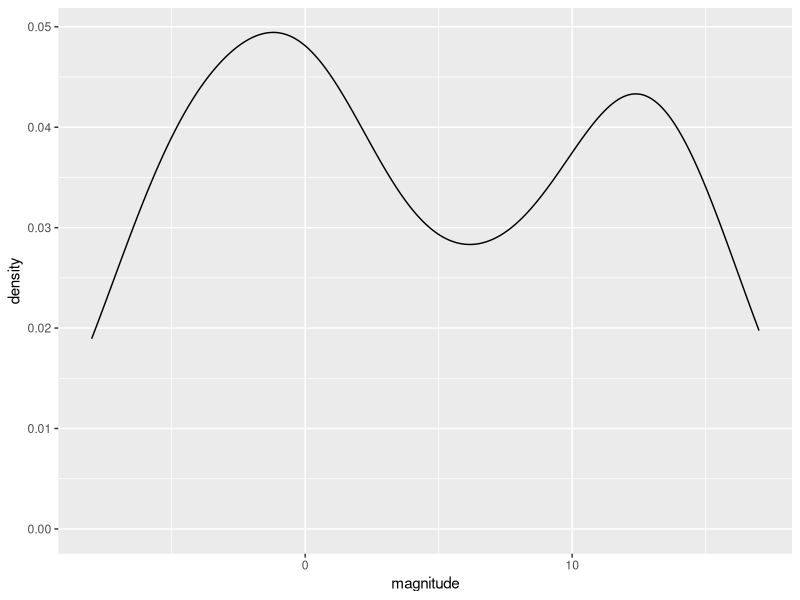
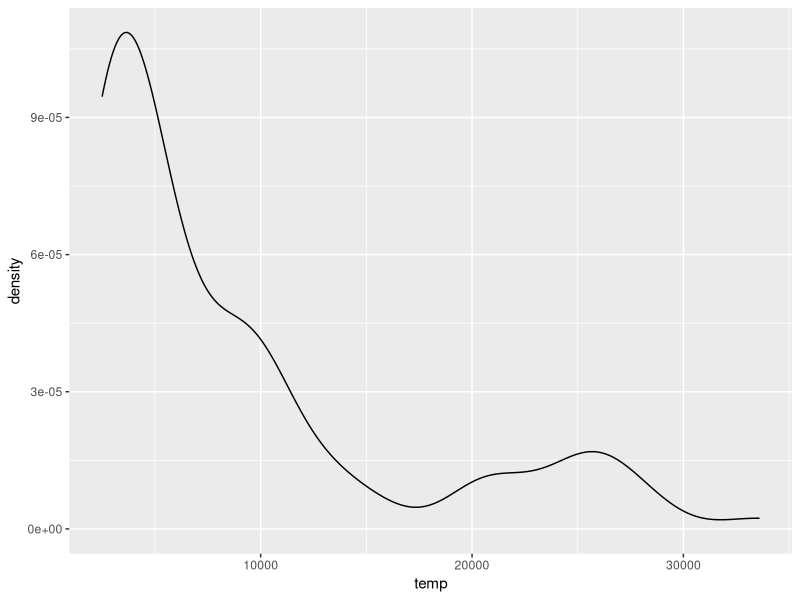
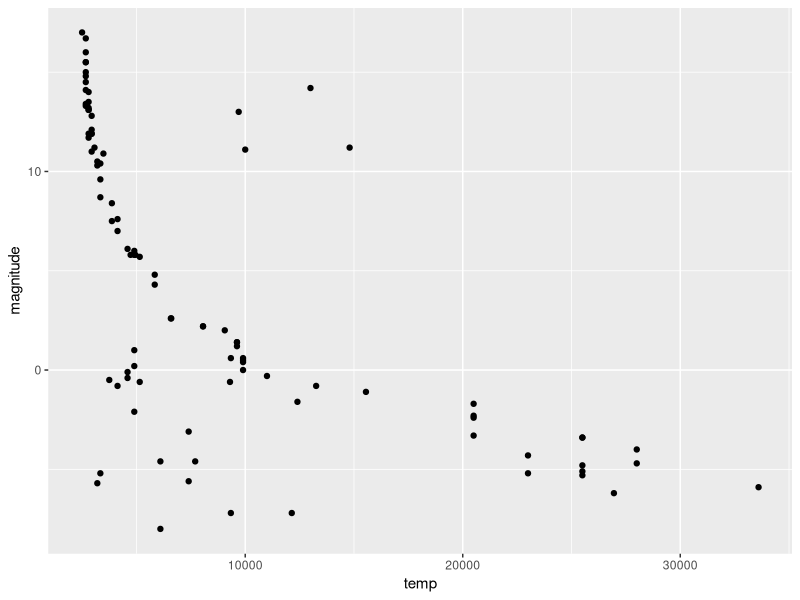
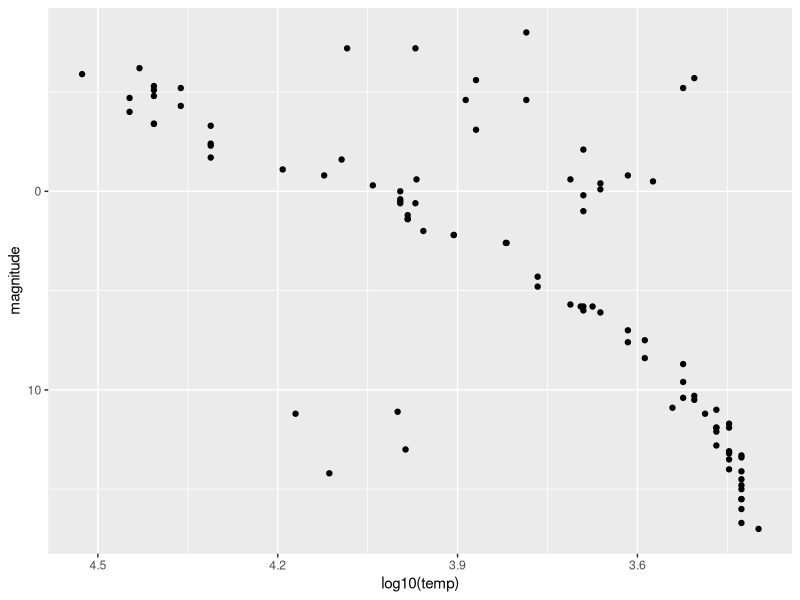
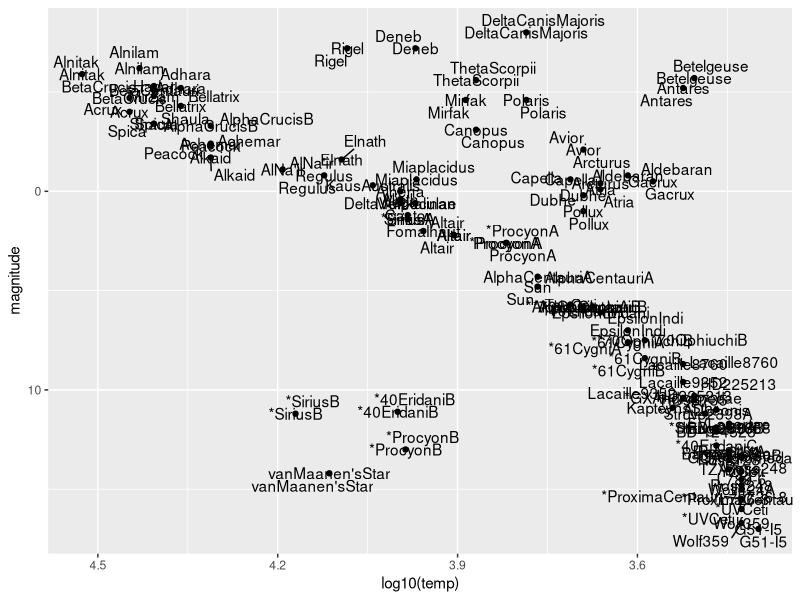
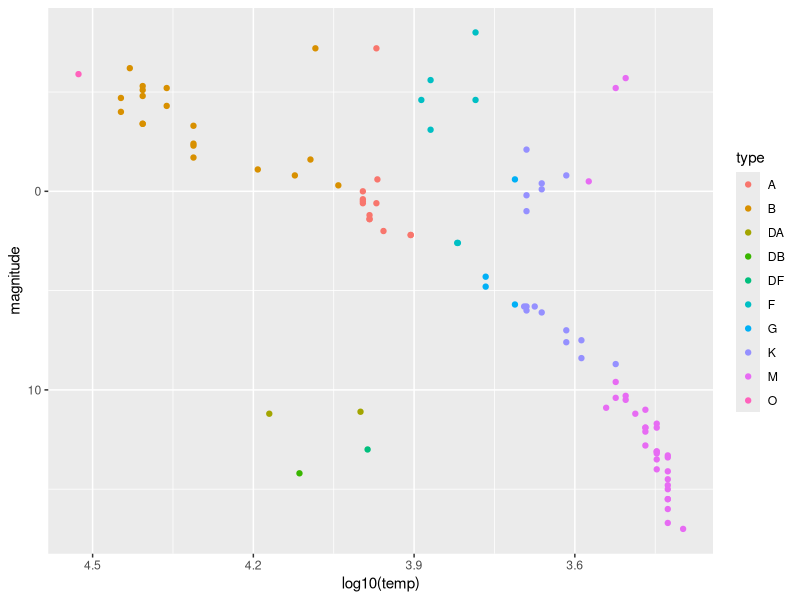
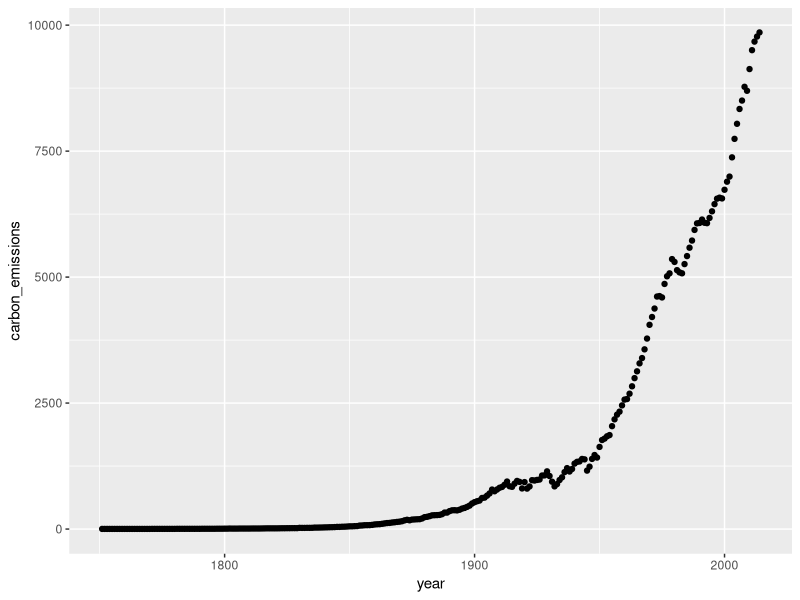
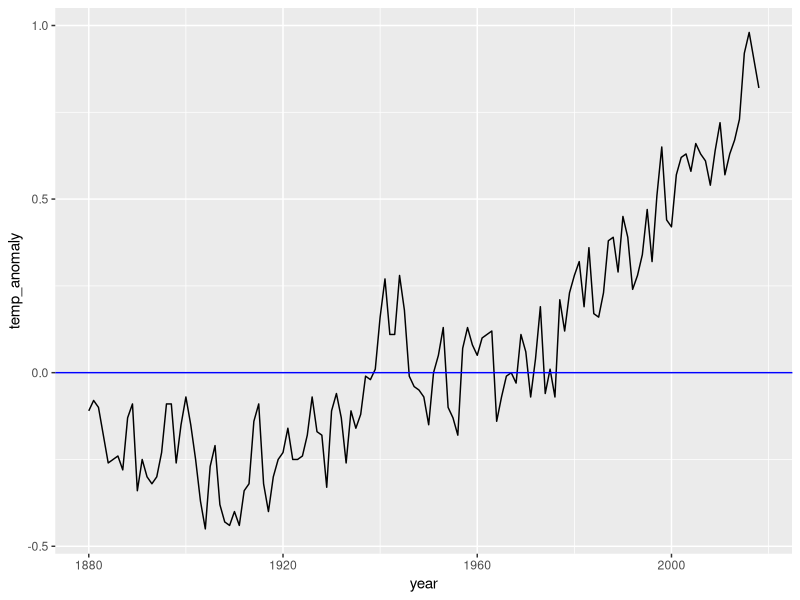

Recreate these plots in R, in order.
## ---- chunk 1
knitr::opts_chunk$set(echo = TRUE)
## ---- chunk 2
library(dslabs)
data(murders)
head(murders)
## ---- chunk 3
data(heights)
names(heights)
## ---- chunk 4
head(heights)
## ---- chunk 5
x <- heights$height
length(unique(x))
## ---- chunk 6
x <- heights$height
tab <- table(x)
## ---- chunk 7
tab <- table(heights$height)
sum(tab==1)
## ---- chunk 8
# make a table of category proportions
prop.table(table(heights$sex))
## ---- chunk 9
# define x as vector of male heights
library(tidyverse)
index <- heights$sex=="Male"
x <- heights$height[index]

# calculate the mean and standard deviation manually
average <- sum(x)/length(x)
SD <- sqrt(sum((x - average)^2)/length(x))

# built-in mean and sd functions - note that the audio and printed values disagree
average <- mean(x)
SD <- sd(x)
c(average = average, SD = SD)

# calculate standard units
z <- scale(x)

# calculate proportion of values within 2 SD of mean
mean(abs(z) < 2)
## ---- chunk 10
x <- heights$height[heights$sex == "Male"]
mean(x > 69 & x <= 72)
## ---- chunk 11
#update.packages()
library(tidyverse)
library(dslabs)
data(stars)
options(digits = 3)   # report 3 significant digits
## ---- chunk 12
# What is the mean magnitude?
mean(stars$magnitude)
# What is the standard deviation of magnitude?
sd(stars$magnitude)
## ---- chunk 13
stars %>%
  ggplot(aes(magnitude)) +
  geom_density()
# How many peaks are there in the data?
# A: 2
## ---- chunk 14
stars %>%
  ggplot(aes(temp)) +
  geom_density()
# How many peaks are there in the data?
# A: 2
## ---- chunk 15
stars %>%
  ggplot(aes(x=temp, y=magnitude)) +
  geom_point()
## ---- chunk 16
stars %>%
  ggplot(aes(x=log10(temp), y=magnitude)) +
  scale_y_reverse() +
  scale_x_reverse() +
  geom_point()
## ---- chunk 17
library(ggrepel)
stars %>%
  ggplot(aes(x=log10(temp), y=magnitude, label=star)) +
  scale_y_reverse() +
  scale_x_reverse() +
  geom_point() +
  geom_text(aes(label=star)) +
  geom_text_repel()
# The least lumninous star in the sample with a surface temperature over 5000K is _________.
# A: van Maanens Star
# The two stars with lowest temperature and highest luminosity are known as supergiants. The two supergiants in this dataset are ____________.
# A: Betelgeuse and Antares
# The Sun is a ______________.
# A: main sequence star
stars %>% 
  filter(star=='Sun') %>%
  select_all()
## ---- chunk 18
stars %>%
  ggplot(aes(x=log10(temp), y=magnitude, color=type)) +
  scale_y_reverse() +
  scale_x_reverse() +
  geom_point()
# Which star type has the lowest temperature?
## ---- chunk 19
#update.packages()
library(tidyverse)
library(dslabs)
data(temp_carbon)
data(greenhouse_gases)
data(historic_co2)
## ---- chunk 20
str(temp_carbon)
temp_carbon %>%
    .$year %>%
    max()
temp_carbon %>%
    filter(!is.na(carbon_emissions)) %>%
    pull(year) %>%
    max()
#temp_carbon %>%
#    filter(!is.na(carbon_emissions)) %>%
#    max(year)
temp_carbon %>%
    filter(!is.na(carbon_emissions)) %>%
    .$year %>%
    max()
temp_carbon %>%
    filter(!is.na(carbon_emissions)) %>%
    select(year) %>%
    max()
#temp_carbon %>%
#    filter(!is.na(carbon_emissions)) %>%
#    max(.$year)
## ---- chunk 21
# What is the first year for which carbon emissions (carbon_emissions) data are available?
year_min <- temp_carbon %>%
  filter(!is.na(carbon_emissions)) %>%
  .$year %>%
  min()
# What is the last year for which carbon emissions data are available?
year_max <- temp_carbon %>%
  filter(!is.na(carbon_emissions)) %>%
  .$year %>%
  max()
# How many times larger were carbon emissions in the last year relative to the first year?
ratio <- temp_carbon %>%
  filter(year %in% c(year_min, year_max)) %>%
  .$carbon_emissions
#A:
ratio[1] / ratio[2]
# Scatter plot
temp_carbon %>%
  filter(!is.na(carbon_emissions)) %>%
  ggplot(aes(x=year, y=carbon_emissions)) +
  geom_point()
## ---- chunk 22
# What is the first year for which global temperature anomaly (temp_anomaly) data are available?
year_min <- temp_carbon %>%
  filter(!is.na(temp_anomaly)) %>%
  .$year %>%
  min()
year_min
# What is the last year for which global temperature anomaly data are available?
year_max <- temp_carbon %>%
  filter(!is.na(temp_anomaly)) %>%
  .$year %>%
  max()
year_max
# How many degrees Celsius has temperature increased over the date range?
diff <- temp_carbon %>%
  filter(year %in% c(year_min, year_max)) %>%
  .$temp_anomaly
#A:
diff
diff[1] - diff[2]
## ---- chunk 23
p <- temp_carbon %>%
  filter(!is.na(temp_anomaly)) %>%
  ggplot(aes(year, temp_anomaly)) +
  geom_line() + 
  geom_hline(aes(yintercept=0), color='blue')
p
## ---- chunk 24
q <- temp_carbon %>%
  filter(!is.na(temp_anomaly)) %>%
  ggplot(aes(year, temp_anomaly)) +
  geom_line() + 
  geom_hline(aes(yintercept=0), color='blue') +
  ylab("Temperature anomaly (degrees C)") +
  ggtitle("Temperature anomaly relative to 20th century mean, 1880-2018") +
  geom_text(aes(x=2000, y=0.05, label="20th century mean"), col='blue')
q
## ---- chunk 25
year_min <- temp_carbon %>%
  filter(!is.na(temp_anomaly) & temp_anomaly>0) %>%
  .$year %>%
  min()
year_min
## ---- chunk 26
year_max <- temp_carbon %>%
  filter(!is.na(temp_anomaly) & temp_anomaly<0) %>%
  .$year %>%
  max()
year_max
## ---- chunk 27
year_ <- temp_carbon %>%
  filter(!is.na(temp_anomaly) & temp_anomaly>0.5) %>%
  .$year %>%
  min()
year_
## ---- chunk 28
temp_carbon %>%
  filter(!is.na(temp_anomaly)) %>%
  ggplot(aes(year, temp_anomaly)) +
  geom_line(col='red') + 
  geom_hline(aes(yintercept=0), color='blue') +
  xlim(c(1880, 2018)) +
  ylab("Temperature anomaly (degrees C)") +
  ggtitle("Temperature anomaly relative to 20th century mean, 1880-2018") +
  geom_text(aes(x=2000, y=0.05, label="20th century mean"), col='blue') +
  geom_line(aes(year, ocean_anomaly), col='cyan') +
  geom_line(aes(year, land_anomaly), col='green')
## ---- chunk 29
str(greenhouse_gases)
## ---- chunk 30
greenhouse_gases %>%
    ggplot(aes(year, concentration)) +
    geom_line() +
    facet_grid(gas ~ ., scales = "free") +
    geom_vline(xintercept = 1850, col='red') +
    ylab("Concentration (ch4/n2o ppb, co2 ppm)") +
    ggtitle("Atmospheric greenhouse gas concentration by year, 0-2000")
## ---- chunk 31
temp_carbon %>%
  filter(!is.na(carbon_emissions)) %>%
  ggplot(aes(year, carbon_emissions)) +
  geom_line()
## ---- chunk 32
co2_time <- historic_co2 %>%
  filter(!is.na(co2)) %>%
  ggplot(aes(year, co2, col=source)) +
  geom_line() +
  ggtitle("Atmospheric CO2 concentration, -800,000 BC to today") +
  ylab("co2 (ppmv)")
co2_time
